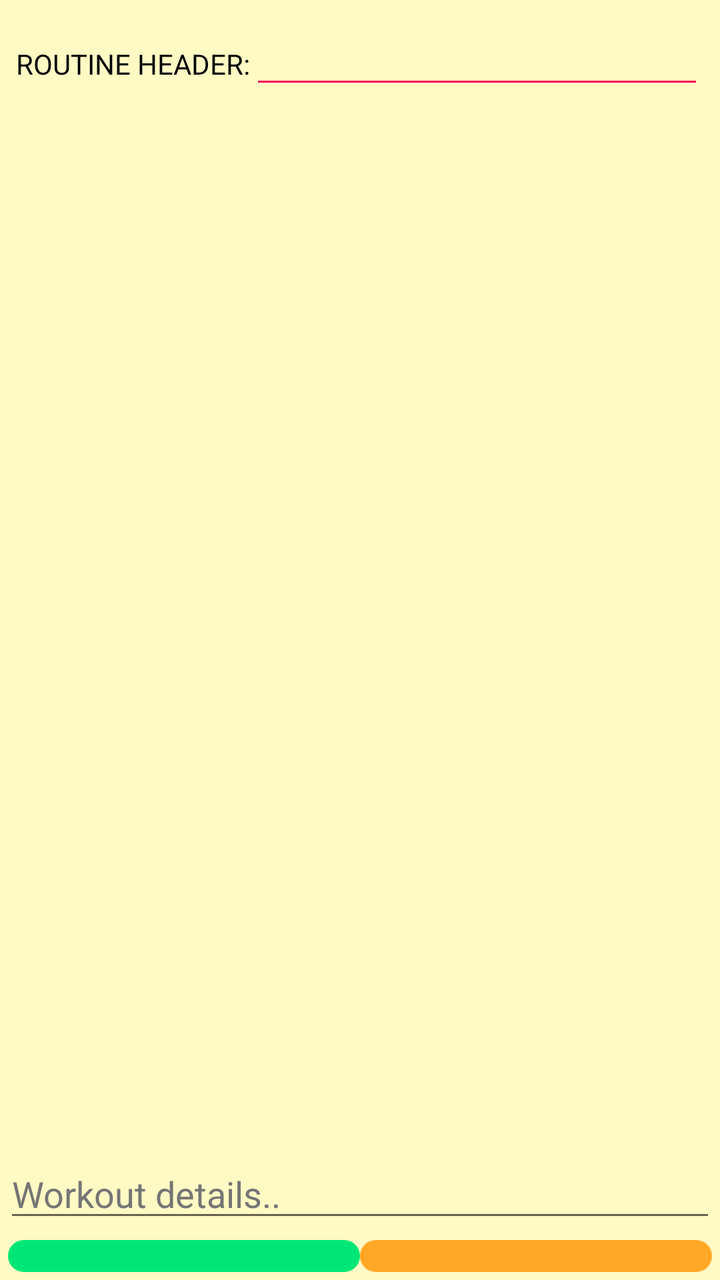
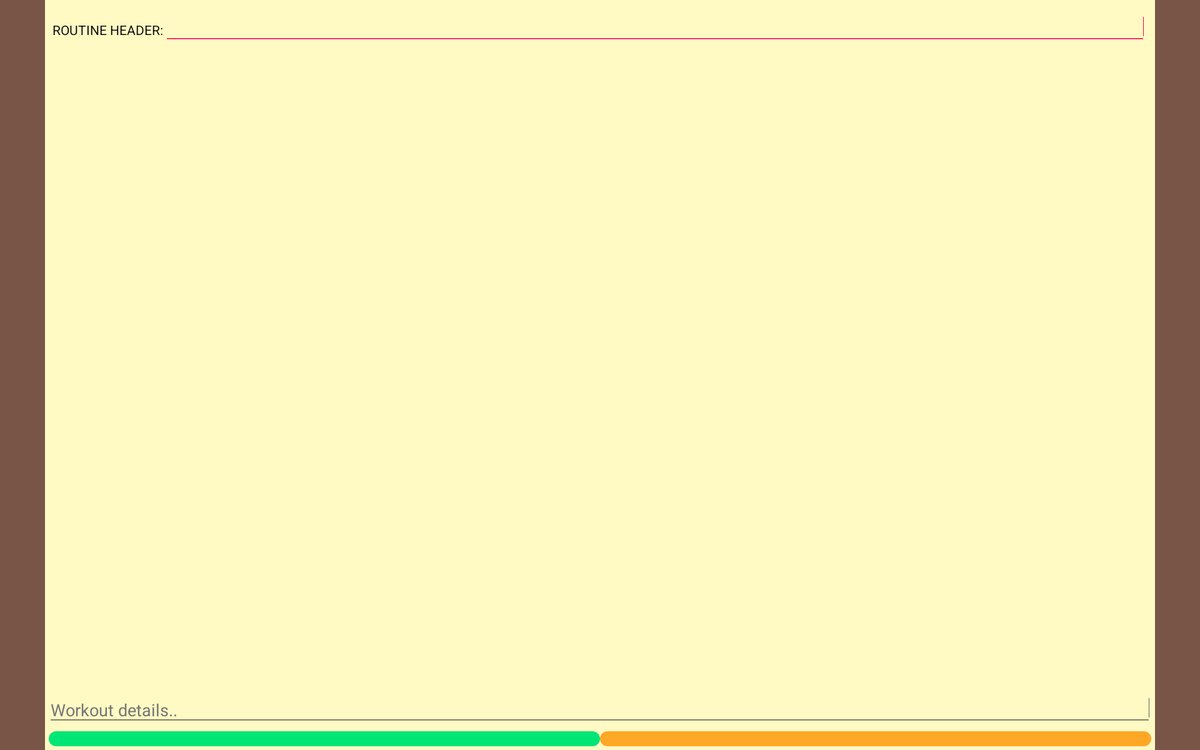

First picture: res/layout/ on a phone held upright. Second picture: the repository's own variant of that layout, on a device whose configuration matches the variant's folder. Source for both follows.
<!-- AndroidManifest.xml: application theme AppTheme -->
<!-- res/layout/routine_detail.xml -->
<?xml version="1.0" encoding="utf-8"?>
<RelativeLayout xmlns:android="http://schemas.android.com/apk/res/android"
    android:orientation="vertical"
    android:layout_width="match_parent"
    android:background="#FFF9C4"
    android:layout_height="match_parent">

    <LinearLayout
        android:layout_width="match_parent"
        android:layout_height="wrap_content"
        android:id="@+id/linear_header"
        android:layout_margin="8dp">

        <TextView
            android:layout_width="wrap_content"
            android:layout_height="wrap_content"
            android:textColor="@android:color/black"
            android:text="@string/routine_details_header" />

        <EditText
            android:layout_width="0dp"
            android:layout_weight="1"
            android:backgroundTint="#F50057"
            android:id="@+id/routine_details_header"
            android:layout_height="wrap_content" />

    </LinearLayout>

    <ScrollView
        android:layout_width="match_parent"
        android:layout_height="wrap_content"
        android:layout_below="@id/linear_header">

        <LinearLayout
            android:layout_width="match_parent"
            android:layout_height="wrap_content"
            android:orientation="vertical"
            android:id="@+id/linear_checkbox_container">

        </LinearLayout>

    </ScrollView>

    <LinearLayout
        android:layout_width="match_parent"
        android:layout_height="wrap_content"
        android:id="@+id/linear_button"
        android:layout_margin="4dp"
        android:layout_alignParentBottom="true">

        <ImageButton
            android:layout_width="0dp"
            android:layout_weight="1"
            android:id="@+id/routine_done_button"
            android:layout_height="wrap_content"
            android:contentDescription="@string/routine_completed_cd"
            android:background="@drawable/ripple_routine_item_confirmed"
            android:padding="8dp"
            android:src="@drawable/ic_done_white_24dp" />

        <ImageButton
            android:layout_width="0dp"
            android:layout_height="wrap_content"
            android:layout_weight="1"
            android:padding="8dp"
            android:id="@+id/routine_item_add_button"
            android:contentDescription="@string/routine_added_workout_detail_cd"
            android:src="@drawable/ic_add_white_24dp"
            android:background="@drawable/ripple_routine_item_adder" />

    </LinearLayout>


    <EditText
        android:layout_width="match_parent"
        android:layout_height="wrap_content"
        android:layout_above="@id/linear_button"
        android:id="@+id/work_out_text"
        android:layout_marginRight="2dp"
        android:layout_marginLeft="2dp"
        android:hint="@string/routine_hint" />


</RelativeLayout>
<!-- resources referenced by this layout -->
<resources>
  <!-- drawable ripple_routine_item_adder (drawable) -->
  <?xml version="1.0" encoding="utf-8"?>
  <selector xmlns:android="http://schemas.android.com/apk/res/android">
      <item android:state_pressed="true"
          android:drawable="@drawable/rounded_button_map"/>
      <item android:drawable="@drawable/rectangle_routine_item_adder"/>
  </selector>
  <!-- drawable ripple_routine_item_confirmed (drawable) -->
  <?xml version="1.0" encoding="utf-8"?>
  <selector xmlns:android="http://schemas.android.com/apk/res/android">
      <item android:state_pressed="true" android:drawable="@drawable/rounded_button_map" />
      <item android:drawable="@drawable/rectangle_routine_item_confirmed" />
  </selector>
  <string name="routine_added_workout_detail_cd">Add to routine</string>
  <string name="routine_completed_cd">Add routine</string>
  <string name="routine_details_header">ROUTINE HEADER:</string>
  <string name="routine_hint">Workout details..</string>
  <style name="AppTheme" parent="Theme.AppCompat.Light.NoActionBar">
          
          <item name="colorPrimary">@color/colorPrimary</item>
          <item name="colorPrimaryDark">@color/colorPrimaryDark</item>
          <item name="colorAccent">@color/colorAccent</item>
          <item name="android:textColor">@android:color/white</item>
          <item name="android:textColorHint">#757575</item>
          <item name="android:typeface">sans</item>
          <item name="android:fitsSystemWindows">true</item>
          <item name="android:colorControlHighlight">#FF6D00</item>
          <item name="android:windowTranslucentStatus">true</item>
      </style>
  <!-- drawable rounded_button_map (drawable) -->
  <?xml version="1.0" encoding="utf-8"?>
  <shape xmlns:android="http://schemas.android.com/apk/res/android"
      android:shape="rectangle">
      <solid android:color="#FFEE58" />
      <corners android:bottomRightRadius="8dp"
          android:bottomLeftRadius="8dp"
          android:topRightRadius="8dp"
          android:topLeftRadius="8dp"/>
  </shape>
  <!-- drawable rectangle_routine_item_adder (drawable) -->
  <?xml version="1.0" encoding="utf-8"?>
  <shape xmlns:android="http://schemas.android.com/apk/res/android"
      android:shape="rectangle">
      <solid android:color="#FFA726" />
      <corners
          android:bottomRightRadius="8dp"
          android:bottomLeftRadius="8dp"
          android:topRightRadius="8dp"
          android:topLeftRadius="8dp" />
  </shape>
  <!-- drawable rectangle_routine_item_confirmed (drawable) -->
  <?xml version="1.0" encoding="utf-8"?>
  <shape xmlns:android="http://schemas.android.com/apk/res/android"
      android:shape="rectangle">
      <solid android:color="#00E676" />
      <corners android:bottomRightRadius="8dp"
          android:bottomLeftRadius="8dp"
          android:topRightRadius="8dp"
          android:topLeftRadius="8dp"/>
  </shape>
  <color name="colorPrimary">#009688</color>
  <color name="colorPrimaryDark">#1B5E20</color>
  <color name="colorAccent">#FFFF00</color>
</resources>
<!-- res/layout-sw720dp/routine_detail.xml (the repository's variant of the layout above) -->
<!-- drawn on a large tablet held sideways -->
<?xml version="1.0" encoding="utf-8"?>
<FrameLayout xmlns:android="http://schemas.android.com/apk/res/android"
    android:layout_height="match_parent"
    android:background="#795548"
    android:layout_width="match_parent">

    <RelativeLayout
        android:layout_marginEnd="48dp"
        android:layout_marginStart="48dp"
        android:orientation="vertical"
        android:layout_width="match_parent"
        android:background="#FFF9C4"
        android:layout_height="match_parent">

        <LinearLayout
            android:layout_width="match_parent"
            android:layout_height="wrap_content"
            android:id="@+id/linear_header"
            android:layout_margin="8dp">

            <TextView
                android:layout_width="wrap_content"
                android:layout_height="wrap_content"
                android:textColor="@android:color/black"
                android:text="@string/routine_details_header" />

            <EditText
                android:layout_width="0dp"
                android:layout_weight="1"
                android:backgroundTint="#F50057"
                android:id="@+id/routine_details_header"
                android:layout_height="wrap_content" />

        </LinearLayout>

        <ScrollView
            android:layout_width="match_parent"
            android:layout_height="wrap_content"
            android:layout_below="@id/linear_header">

            <LinearLayout
                android:layout_width="match_parent"
                android:layout_height="wrap_content"
                android:orientation="vertical"
                android:id="@+id/linear_checkbox_container">

            </LinearLayout>

        </ScrollView>

        <LinearLayout
            android:layout_width="match_parent"
            android:layout_height="wrap_content"
            android:id="@+id/linear_button"
            android:layout_margin="4dp"
            android:layout_alignParentBottom="true">

            <ImageButton
                android:layout_width="0dp"
                android:layout_weight="1"
                android:id="@+id/routine_done_button"
                android:layout_height="wrap_content"
                android:contentDescription="@string/routine_completed_cd"
                android:background="@drawable/ripple_routine_item_confirmed"
                android:padding="8dp"
                android:src="@drawable/ic_done_white_24dp" />

            <ImageButton
                android:layout_width="0dp"
                android:layout_height="wrap_content"
                android:layout_weight="1"
                android:padding="8dp"
                android:id="@+id/routine_item_add_button"
                android:contentDescription="@string/routine_added_workout_detail_cd"
                android:src="@drawable/ic_add_white_24dp"
                android:background="@drawable/ripple_routine_item_adder" />

        </LinearLayout>


        <EditText
            android:layout_width="match_parent"
            android:layout_height="wrap_content"
            android:layout_above="@id/linear_button"
            android:id="@+id/work_out_text"
            android:layout_marginRight="2dp"
            android:layout_marginLeft="2dp"
            android:hint="@string/routine_hint" />


    </RelativeLayout>

</FrameLayout>
